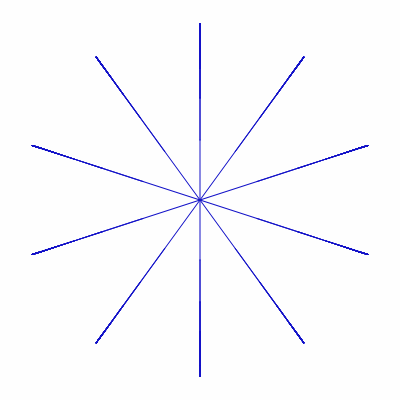
Frame 1 (no input)
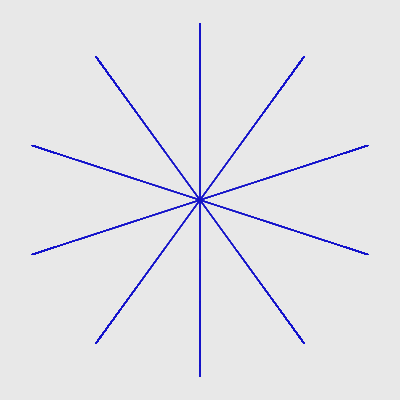
Frame 60 (no input)
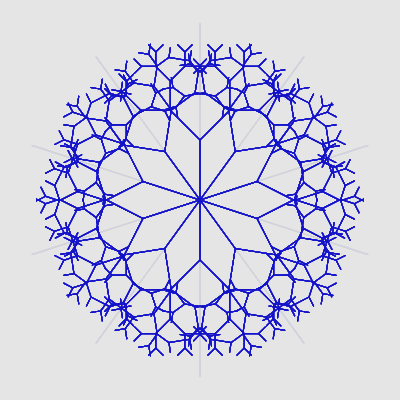
Frame 120 (the mouse pressed at the canvas centre since frame 60)

The p5.js sketch that drew these frames (run headless with seeded random() and noise() and a simulated clock; from frame 60 on, the mouse is pressed at the canvas centre):

// p5.js sketch
// ── sketch.js
let d;
let div=10;
let sym = 360/div
function setup() {
  createCanvas(400, 400);
  angleMode(DEGREES)
}

function draw() {
  background(220, 10);
  stroke(20, 19, 200)
  d = map(mouseX, 0, width, 0, 90)
  // push()
  // translate(width/2,height/2)
  // branch(100)
  // pop()
  for (i = 0; i < 360; i += sym) {

    push()
    translate(width / 2, height / 2)
    rotate(i)
    branch(60)
    pop()
  }
}


function branch(br) {

  line(0, 0, 0, -br)
  translate(0, -br)
  if (br > 12) {
    push()
    rotate(d)
    branch(br * 0.7)
    pop()
    push()
    rotate(-d)
    branch(br * 0.7)
    pop()
  }
}
